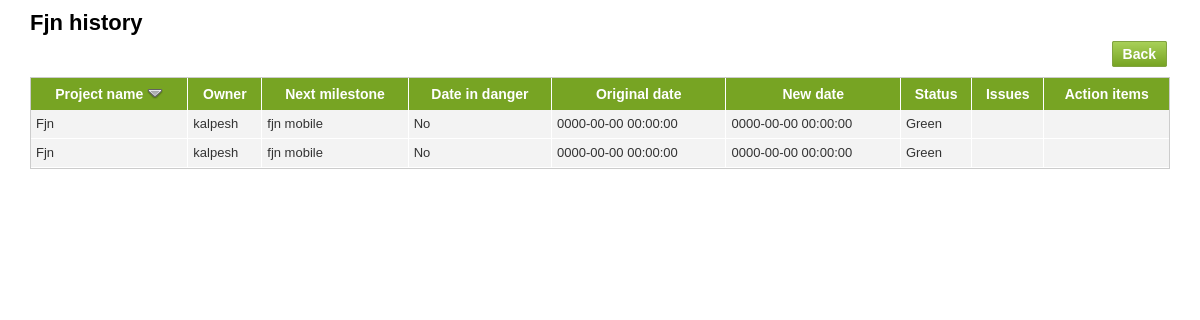
Page /project/view_history.php?sortType=asc&sortBy=projectName&Action=sort&id=1&dflag=1 on the committed database.
### tables this page shows
CREATE TABLE IF NOT EXISTS `project` (
  `id` int(11) NOT NULL AUTO_INCREMENT,
  `projectName` varchar(255) NOT NULL,
  `owner` varchar(255) NOT NULL,
  `nextMilestone` text NOT NULL,
  `isDangerDate` enum('0','1') NOT NULL DEFAULT '0' COMMENT '0-not,1-yes',
  `originalDate` datetime NOT NULL,
  `newDate` datetime NOT NULL,
  `status` enum('1','2','3') NOT NULL DEFAULT '1' COMMENT '1-green,2-yellow,3-red',
  `issues` text NOT NULL,
  `actionItems` blob NOT NULL,
  `createdAt` datetime NOT NULL,
  `modifiedAt` datetime NOT NULL,
  PRIMARY KEY (`id`)
);

CREATE TABLE IF NOT EXISTS `project_history` (
  `id` int(11) NOT NULL AUTO_INCREMENT,
  `projectName` varchar(255) NOT NULL,
  `owner` varchar(255) NOT NULL,
  `nextMilestone` text NOT NULL,
  `projectId` int(11) NOT NULL,
  `isDangerDate` enum('0','1') NOT NULL DEFAULT '0' COMMENT '0-not,1-yes',
  `originalDate` datetime NOT NULL,
  `newDate` datetime NOT NULL,
  `status` enum('1','2','3') NOT NULL DEFAULT '1' COMMENT '1-green,2-yellow,3-red',
  `issues` text NOT NULL,
  `actionItems` blob NOT NULL,
  `createdAt` datetime NOT NULL,
  `modifiedAt` datetime NOT NULL,
  PRIMARY KEY (`id`)
);

### project/view_history.php (the view, shortened to what this page needs)
<?php
$totalRecordsPerPage = PAGE_LIMIT;
if(!isset($_REQUEST['page'])){
	$page=1;
}else{
	$page = $_REQUEST['page'];
}
$setLimit = 'limit ' .($page - 1) * $totalRecordsPerPage .',' .$totalRecordsPerPage;
$sortType='desc';
$sortBy='id';
$img_name='';
$isortBy='id';
$sortTypePass="asc";
if(isset($_GET["Action"]) && $_GET["Action"] == "sort")
{
	if(isset($_GET['sortType']) && $_GET['sortType']=='asc')
	{
		$sortType='asc';
	}
	if(isset($_GET['sortBy']) && $_GET['sortBy']!='')
	{
		$sortBy=$_GET['sortBy'];
	}
	$isortBy=$sortBy;
	if($sortType == 'desc'){
			$sortTypePass	=	'asc';
			$img_name	=	'asc.png';
		} else {
			$sortTypePass	=	'desc';
			$img_name	=	'desc.png';
		}
}
$strSQL = "SELECT * FROM project_history where projectId =".$_GET['id']." ORDER BY ".$sortBy." ".$sortType ." ".$setLimit;
$objQuery = mysql_query($strSQL) or header('Location: index.php?success=3');
$totalRecord = mysql_num_rows($objQuery);
$SQL_project= "SELECT projectName FROM project where id =".$_GET['id'];
$objQuery_project = mysql_query($SQL_project) or header('Location: index.php?success=3');
$objResult_project = mysql_fetch_array($objQuery_project);
?>
<!DOCTYPE html PUBLIC "-//W3C//DTD XHTML 1.0 Transitional//EN" "http://www.w3.org/TR/xhtml1/DTD/xhtml1-transitional.dtd">
<html xmlns="http://www.w3.org/1999/xhtml">
<head>
<link type="text/css" rel="stylesheet" href="<?php echo BASE_PATH;?>css/style.css" />
</head>
<body>
<div class="wrapper">
<h2><?php echo $objResult_project["projectName"]; ?> history</h2><h3 align="right"><a href="index.php" class="btn">Back</a></h3>
<table border="0" cellpadding="0" cellspacing="0" class="listing">
  <tr>
    	   <th><a href="<?php echo $_SERVER["PHP_SELF"];?>?sortType=<?php echo $sortTypePass;?>&sortBy=projectName&Action=sort&id=<?php echo $_GET['id'];?>&dflag=1" >Project name
            <?php
            if($img_name != '' && $isortBy == 'projectName'){ ?>
                <img src="images/<?php echo $img_name;?>" class="sortImage" />
                <?php
            } ?>
            </a>
           </th>
           <th>
           	<a href="<?php echo $_SERVER["PHP_SELF"];?>?sortType=<?php echo $sortTypePass;?>&sortBy=owner&Action=sort&id=<?php echo $_GET['id'];?>&dflag=1" >Owner
            </a>
           </th>
           <th>
           	<a href="<?php echo $_SERVER["PHP_SELF"];?>?sortType=<?php echo $sortTypePass;?>&sortBy=nextMilestone&Action=sort&id=<?php echo $_GET['id'];?>&dflag=1" >Next milestone
            </a>
           </th>
           <th>
            	<a href="<?php echo $_SERVER["PHP_SELF"];?>?sortType=<?php echo $sortTypePass;?>&sortBy=isDangerDate&Action=sort&id=<?php echo $_GET['id'];?>&dflag=1" >Date in danger
            </a>
            </th>
           <th>
            	<a href="<?php echo $_SERVER["PHP_SELF"];?>?sortType=<?php echo $sortTypePass;?>&sortBy=originalDate&Action=sort&id=<?php echo $_GET['id'];?>&dflag=1" >Original date
            </a>
            </th>
           <th>
            	<a href="<?php echo $_SERVER["PHP_SELF"];?>?sortType=<?php echo $sortTypePass;?>&sortBy=newDate&Action=sort&id=<?php echo $_GET['id'];?>&dflag=1" >New date
            </a>
            </th>
            <th>
            	<a href="<?php echo $_SERVER["PHP_SELF"];?>?sortType=<?php echo $sortTypePass;?>&sortBy=status&Action=sort&id=<?php echo $_GET['id'];?>&dflag=1" >Status
            </a>
            </th>
            <th>
            	<a href="<?php echo $_SERVER["PHP_SELF"];?>?sortType=<?php echo $sortTypePass;?>&sortBy=issues&Action=sort&id=<?php echo $_GET['id'];?>&dflag=1" >Issues
            </a>
            </th>
            <th>
            	<a href="<?php echo $_SERVER["PHP_SELF"];?>?sortType=<?php echo $sortTypePass;?>&sortBy=actionItems&Action=sort&id=<?php echo $_GET['id'];?>&dflag=1" >Action items
            </a>
            </th>
 </tr>
<?php if($totalRecord>0){ while($objResult = mysql_fetch_array($objQuery)){	?>
 <tr>
    <td><?php echo $objResult["projectName"];?></td>
    <td><?php echo $objResult["owner"];?></td>
    <td><?php echo $objResult["nextMilestone"];?></td>
    <td><?php if($objResult["isDangerDate"]==1){ echo "Yes";}else echo "No"; ?></td>
    <td><?php echo $objResult["originalDate"];?></td>
    <td><?php echo $objResult["newDate"];?></td>
    <td><?php if($objResult["status"]==1){ echo 'Green';}else if($objResult["status"]==2){ echo "Yello";}else { echo "Red";} ?></td>
    <td><?php echo $objResult["issues"];?>&nbsp;</td>
    <td><?php echo $objResult["actionItems"];?>&nbsp;</td>
 </tr>
  <?php	}}else{?>
    <tr><td align="left" colspan="9">No history found...</td></tr>
  <?php  } ?>
</table>
</div>
</body>
</html>

### project/css/style.css (style rules this page uses)
* { margin:0px; padding:0px; }
html { margin:0px; padding:0px; }
body { margin:0px; padding:0px; font-family:Arial, Helvetica, sans-serif; font-size:14px; }
.wrapper { margin:0px auto; padding:0px; width:95%; }
a { color:#666; text-decoration:none; }
h2 { margin:10px 0px; padding:0px; font-family:Arial, Helvetica, sans-serif; font-size:22px; }
h3 { margin:0px 0px 10px 0px; padding:0px; font-family:Arial, Helvetica, sans-serif; color:#77a423; font-size:20px; text-shadow:2px 2px 1px #f3f3f3; }
.listing { margin:15px 0px; padding:0px; background:#f3f3f3; width:100%; color:#333; border:solid 1px #CCC; }
.listing th { margin:0px; padding:8px 5px; color:#FFF; background:#77A423; border-right:solid 1px #FFF; }
.listing th a { color:#fff; }
.listing td { margin:0px; padding:5px 5px; border-right:solid 1px #FFF; border-bottom:solid 1px #FFF; vertical-align:top; font-size:13px; line-height:18px; }
.listing td:last-child,.listing th:last-child { border-right:none; }
a.btn, .btn { margin:0px 3px 0px 3px; padding:4px 10px; border:solid 1px #81a340; color:#FFF; font-size:14px; cursor:pointer; border-radius:2px; -moz-border-radius:2px; -webkit-border-radius:2px; font-weight:bold; background: #77a423; text-decoration:none; text-shadow:none; background: -webkit-gradient(linear, left top, left bottom, from(#a8d058), to(#77a423)); background: -moz-linear-gradient(top, #a8d058, #77a423); filter: progid:DXImageTransform.Microsoft.gradient(startColorstr='#a8d058', endColorstr='#77a423'); }

### rows in the picture
project: projectName "Fjn"
project_history: projectName "Fjn", owner "kalpesh", nextMilestone "fjn mobile", isDangerDate "No", originalDate "0000-00-00 00:00:00", newDate "0000-00-00 00:00:00", status "Green"
project_history: projectName "Fjn", owner "kalpesh", nextMilestone "fjn mobile", isDangerDate "No", originalDate "0000-00-00 00:00:00", newDate "0000-00-00 00:00:00", status "Green"
